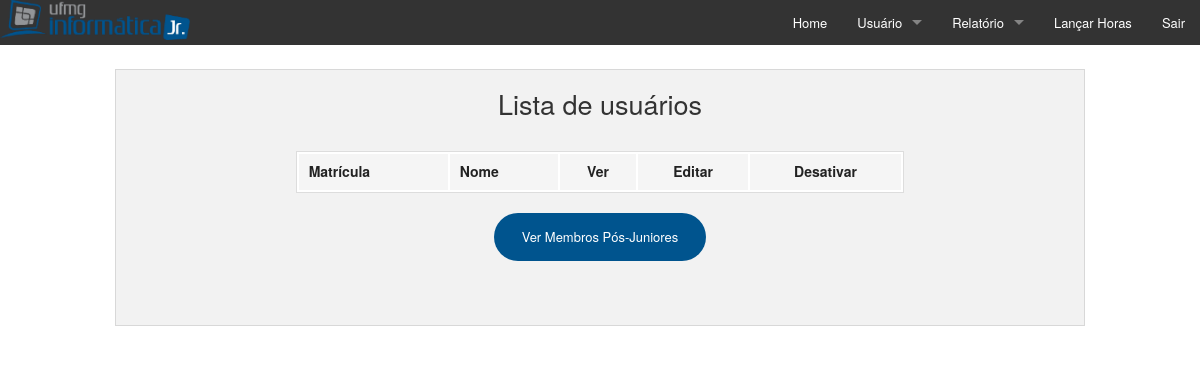
The app's page /pages/listar_usuarios.php, older data.
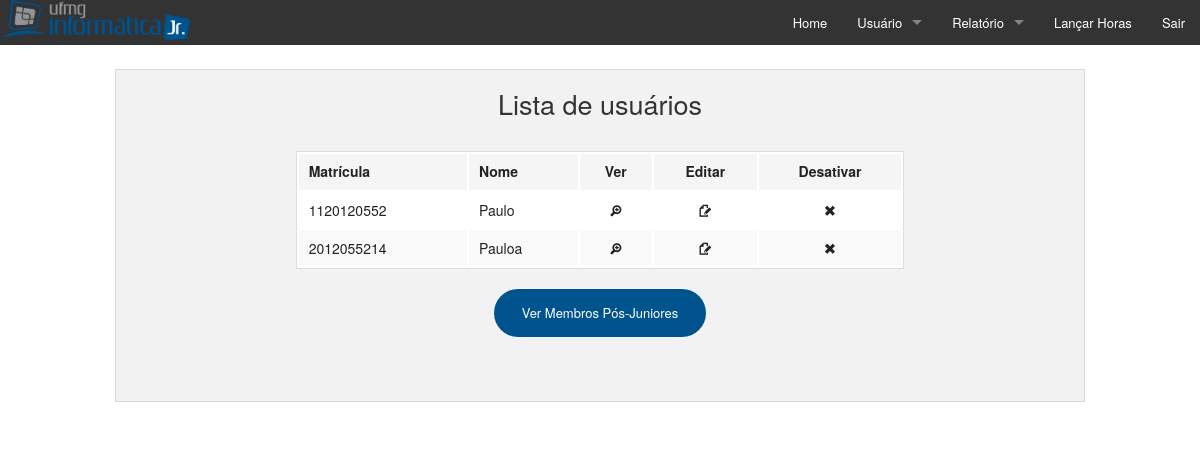
The same page, newer data.
### tables this page shows
CREATE TABLE IF NOT EXISTS `usuarios` (
  `matr` char(10) NOT NULL,
  `nome` varchar(50) NOT NULL,
  `senha` varchar(256) NOT NULL,
  `email_pessoal` char(50) NOT NULL,
  `email_profissional` varchar(50) NOT NULL,
  `diretoria` int(11) DEFAULT NULL,
  `cargo` char(30) DEFAULT NULL,
  `permissao` int(6) NOT NULL COMMENT 'admin ou comum',
  `conectado` int(11) NOT NULL COMMENT '1=CONECTADO; 0=NÃO CONECTADO',
  `ingresso_faculdade` varchar(6) NOT NULL,
  `data_criacao` datetime NOT NULL,
  `data_desligamento` datetime NOT NULL,
  PRIMARY KEY (`matr`),
  UNIQUE KEY `email` (`email_pessoal`),
  KEY `diretoria` (`diretoria`),
  KEY `permissao` (`permissao`)
);

### pages/listar_usuarios.php (the view, shortened to what this page needs)
<!doctype html>
<?php
	require_once("connect/testmysql_p.php");
	$sql = "SELECT `matr`, `nome` FROM `usuarios` ORDER BY `cargo` ASC, `nome` ASC";
	if (isset($sql))
		if (!mysqli_query($conn, $sql)) {
	  		$msg_erro = "Não foi possível realizar essa operação.";
		} else {
			$result = mysqli_query($conn, $sql);
		}
?>
<html class="no-js" lang="en">
<head>
	<link rel="stylesheet" href="../css/foundation.css" />
	<link rel="stylesheet" href="../foundation-icons/foundation-icons.css" />
	<link rel="stylesheet" href="../foundation-icons/ foundation-icons.[eot/ttf/svg/woff]" />
</head>
<body>
	<br>
	<div class="row">
		<div class="large-12 medium-10 large-push-0 medium-push-1 columns">
			<div class="panel">
				<h3 class="text-center">Lista de usuários</h3>
				<br>
				<div class="row">
					<div class="large-8 push-2 columns">
						<table class="large-12">
							<thead>
								<tr>
									<th>Matrícula</th>
									<th>Nome</th>
									<th class="text-center">Ver</th>
									<th class="text-center">Editar</th>
									<th class="text-center">Desativar</th>
								</tr>
							</thead>
							<tbody>
								<?php
									while ($row = mysqli_fetch_assoc($result)) {
									    echo "<tr>".
											"<td>".$row['matr']."</td>".
											"<td>".$row['nome']."</td>".
											"<td class='text-center'><i class='fi-zoom-in'></td>".
											"<td class='text-center'><i class='fi-page-edit'></i></td>".
											"<td class='text-center'><i class='fi-x'></td>".
										"</tr>";
									}
								?>
							</tbody>
						</table>
						<div class="row">
							<div class="large-12 medium-12 small-12 columns text-center">
								<a href="pages/home.php" class="small round button">Ver Membros Pós-Juniores </a>
							</div>
						</div>
					</div>
				</div>
				<br>
		</div>
	</div>
</div>
</body>
</html>

Row changes from the older to the newer data that the page shows:
added usuarios: matr "1120120552", nome "Paulo"
added usuarios: matr "2012055214", nome "Pauloa"
